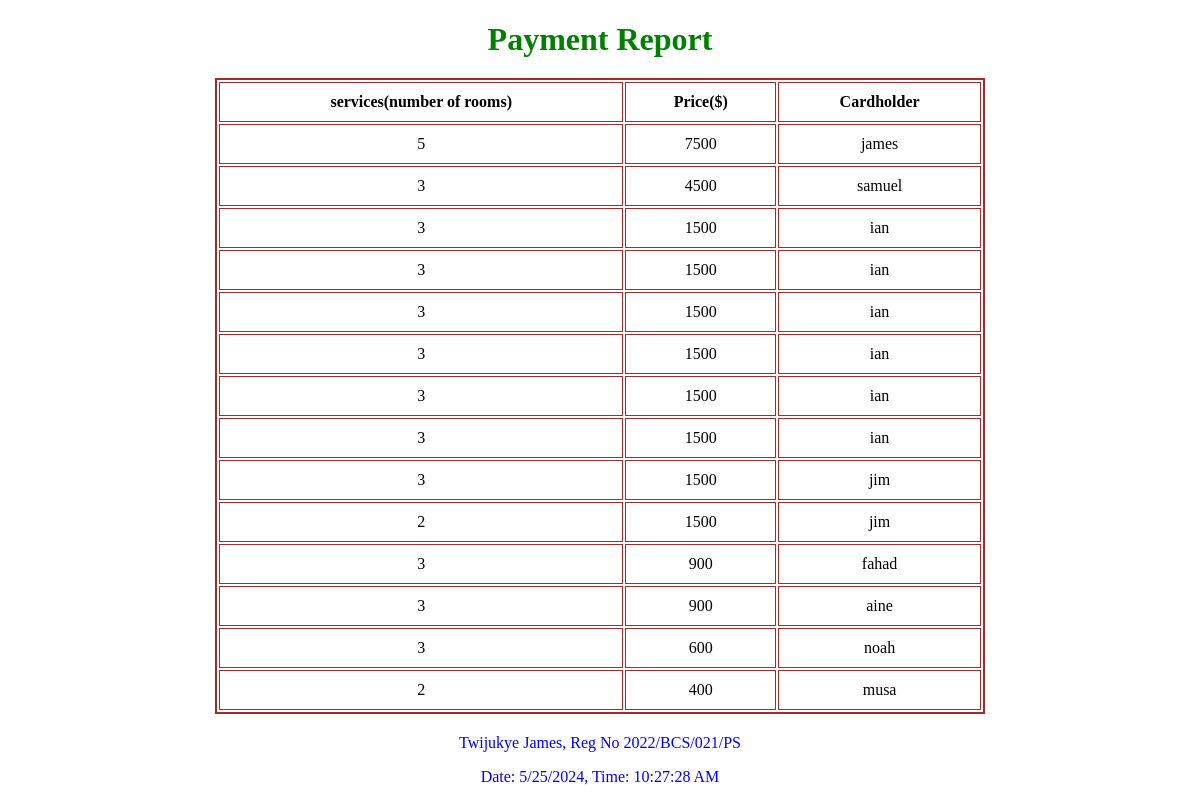
Screenshot of /pay/payreport/ with the database file from the repository.
### pay/models.py (models this page shows, shortened)
class Payment(models.Model):
    services = models.CharField(max_length=30,blank=False)
    price = models.IntegerField(blank=False)
    cardholder = models.CharField(max_length=30,blank=False)

### pay/views.py (the view)
# urls.py: path("payreport/", view_html_report, name="pay_report"),
def view_html_report(request):
    payments = Payment.objects.all()
    context = {
        'payments': payments
    }
    return render(request, 'payReport.html', context)

### templates/payreport.html (shortened to what this page needs)
<!DOCTYPE html>
<html lang="en">
<head>
</head>
<body>
    <h1>Payment Report</h1>
    <table>
        <thead>
            <tr>
                <th>services(number of rooms)</th>
                <th>Price($)</th>
                <th>Cardholder</th>
            </tr>
        </thead>
        <tbody>
            {% for payment in payments %}
            <tr>
                <td>{{ payment.services }}</td>
                <td>{{ payment.price }}</td>
                <td>{{ payment.cardholder }}</td>
            </tr>
            {% endfor %}
        </tbody>
    </table>
    <div class="author-info">
        <p>Twijukye James, Reg No 2022/BCS/021/PS</p>
        <p id="date-time"></p>
    </div>
</body>
</html>

### templates/payreport.html (style rules this page uses)
body { text-align: center; font-family: 'Bookman Old Style', serif; }
h1 { margin-bottom: 20px; color: green; }
table { margin: 0 auto; width: 65%; max-width: 100%; border: 2px solid brown; }
th, td { padding: 10px; border: 1px solid brown; }
.author-info { margin-top: 20px; color: blue; }

### rows the page displays
Payment: services "5", price "7500", cardholder "james"
Payment: services "3", price "4500", cardholder "samuel"
Payment: services "3", price "1500", cardholder "ian"
Payment: services "3", price "1500", cardholder "ian"
Payment: services "3", price "1500", cardholder "ian"
Payment: services "3", price "1500", cardholder "ian"
Payment: services "3", price "1500", cardholder "ian"
Payment: services "3", price "1500", cardholder "ian"
Payment: services "3", price "1500", cardholder "jim"
Payment: services "2", price "1500", cardholder "jim"
Payment: services "3", price "900", cardholder "fahad"
Payment: services "3", price "900", cardholder "aine"
Payment: services "3", price "600", cardholder "noah"
Payment: services "2", price "400", cardholder "musa"
